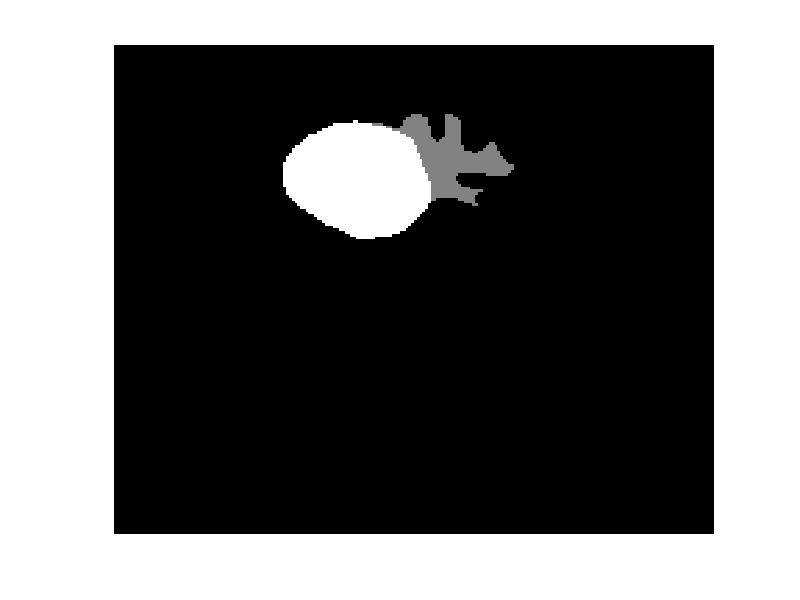
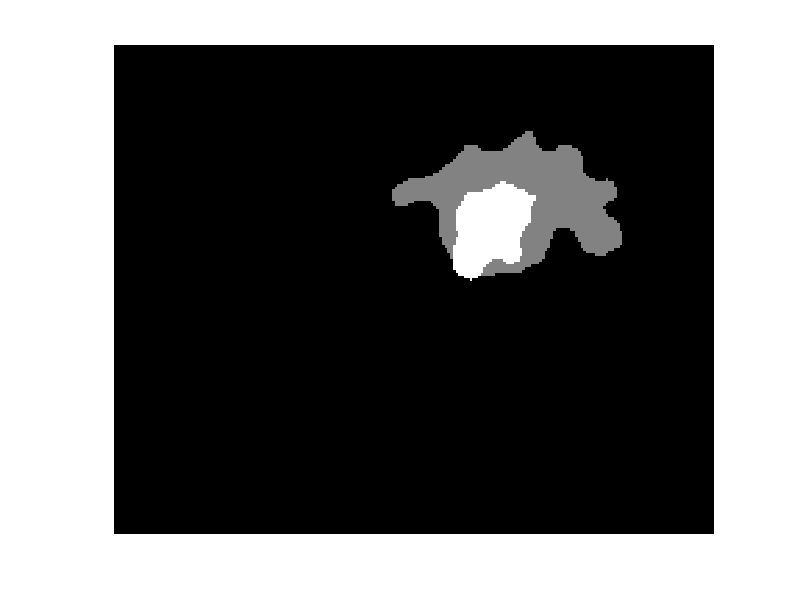
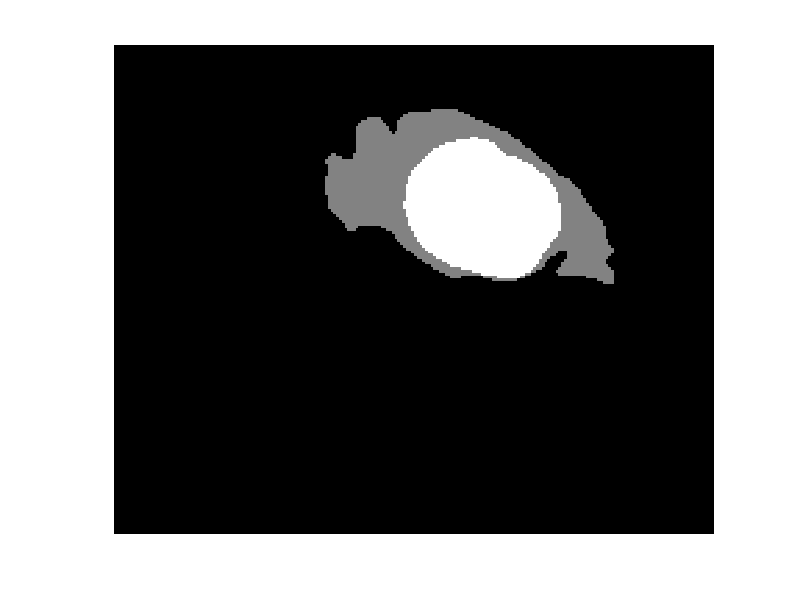
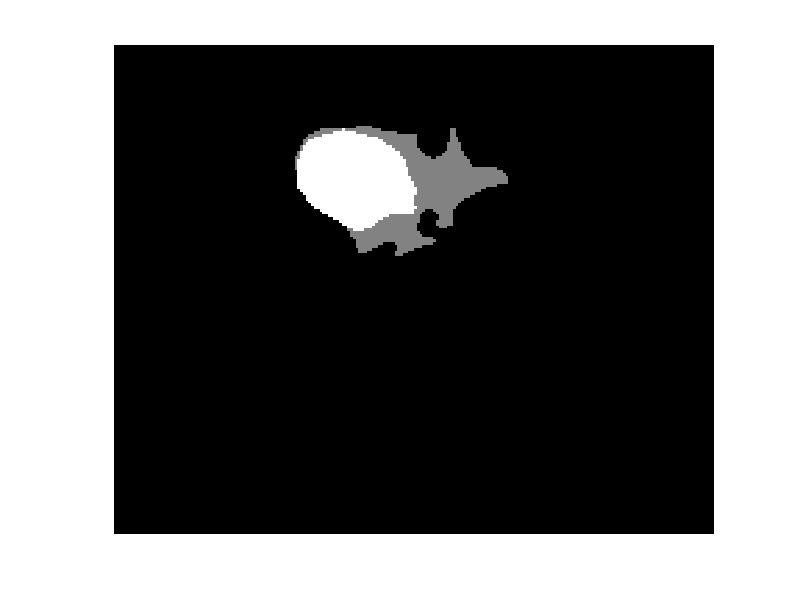

Recreate these plots in MATLAB, in order.
%% BRAIN TUMOR SEGMENTATION

clear


%% LOAD DATA

load('braintumor2ddata.mat');

%% CHANGE DATA TYPE TO TYPE DOUBLE

flair_all = im2double(flair_all);
t1_all = im2double(t1_all);
t1c_all = im2double(t1c_all);
t2_all = im2double(t2_all);
truth_all = im2double(truth_all);


%% SEPARATE DATA INTO PATIENT BY PATIENT SCANSET STRUCTURE

for i = 1:20
    flair = flair_all(:,:,i);
    t1 = t1_all(:,:,i);
    t1c = t1c_all(:,:,i);
    t2 = t2_all(:,:,i);
    truth = truth_all(:,:,i);
    
    scanset(i) = struct('flair', flair, 't1', t1, 't1c',t1c,'t2',t2,'truth', truth, 'combined', cat(3,flair,t2,t1c));
    
end

clearvars flair t1 t1c t2 truth i

%% WRITE ALL TRUTH IMAGES

for i = 1:20
   fig = imshow(scanset(i).truth, []);
   saveas(fig,sprintf('scanset%d_truth',i),'png')
end

%% TEST FOR EDEMA REGIONS
% 
% testFlair = scanset(18).flair;
% 
% A = imgaussfilt(testFlair, 5);
% rng(1)
% Edema = reshape(kmeans(A(:), 4), size(A));
% 
% C = regionprops(Edema);
% 
% 
% fig = imshow(Edema,[]);
% 
% 
% % calculate and store areas of all bounding boxes in segmentation
% areas = zeros(1,4);
% 
% for j = 1:4
%         w = C(j).BoundingBox;
%         jth_area = w(3)*w(4);
%         areas(j) = jth_area;
% end
% 
% % Find colors corresponding to min area, correlate it to color of EDEMA
% % region
% clearvars min min_inx
% [min, min_inx] = min(areas);
% 
% edema_color = min_inx;
% 
% % change color of other regions to black
% 
% for j = 1:176
%     for k = 1:216
%         if Edema(j,k) ~= edema_color
%             Edema(j,k) = 1;
%         else
%             Edema(j,k) = 3;
%         end
%     end
% end
% 
% imshow(Edema, [1 4])




%% METHOD 1: OLD IMAGE SEGMENTING METHODS

% ATTEMPT TO INDIVIDUALLY SEGMENT THE EDEMA AND TUMOR REGIONS FROM THE 
% BACKGROUND. IN GENERAL THE EDEMA REGIONS ARE MORE VISIBLE ON THE FLAIR
% IMAGES, WHEREAS THE TUMOR REGIONS ARE MORE VISIBLE IN THE T2 IMAGES.
% NOTING THIS, WE WILL FOCUS OUR OPERATIONS ON THESE TWO IMAGES!!!

% Attempt at Finding Edema Regions for Each patient Set by working on flair
% images

for i = 1:20
    switch i
        case 7
            sig = 5.1;
        case 10
            sig = 9;
        case 16
            sig = 5.1;
        case 19
            sig = 3;
        case 20
            sig = 3;
        otherwise
            sig = 5; 
    end
    
    rng(1)
    equalizedFlair = imgaussfilt(scanset(i).flair, sig);
    
    % Edema Region
    Edema = reshape(kmeans(equalizedFlair(:), 4), size(scanset(i).flair));
        
    % Now that we have estimated Edema Region, we can find this region
    % by finding the region with the smallest regionprops() bounding box
   
    regions = regionprops(Edema);
    
    % Find and store area of each bounding box
    areas = zeros(1,4);
    for j = 1:4
        w = regions(j).BoundingBox;
        jth_area = w(3)*w(4);
        areas(j) = jth_area;
    end
    
    clearvars min min_inx
    
    % find minimum box and the color surrounded by the minimum box
    [min, min_inx] = min(areas);
    edema_color = min_inx;

    for j = 1:176
        for k = 1:216
            if Edema(j,k) ~= edema_color
                Edema(j,k) = 1;
            else
                Edema(j,k) = 3;
            end
        end
    end

    fig = imshow(Edema, [1 4]);
    saveas(fig, sprintf('scanset%d_Estimated_Edema_Region', i), 'png')
end

%% METHOD 2: U-NETWORK METHOD


   




